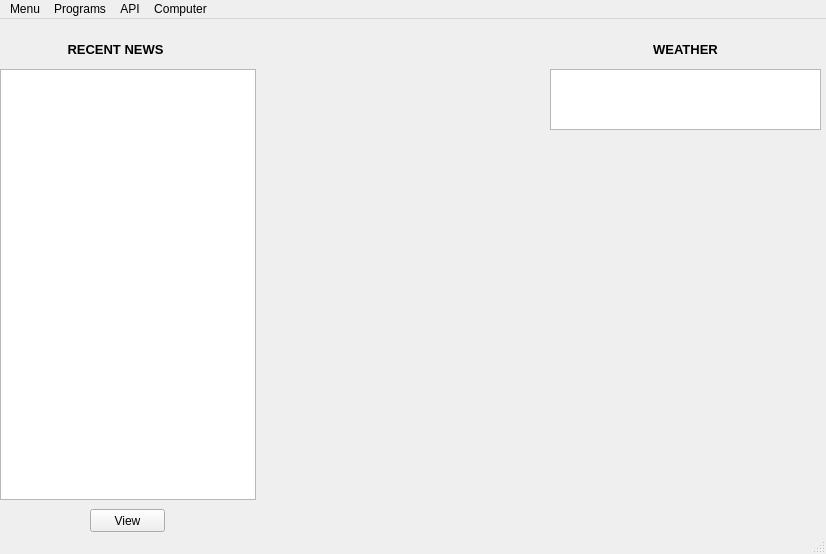
<?xml version="1.0" encoding="UTF-8"?>
<ui version="4.0">
 <class>MainWindow</class>
 <widget class="QMainWindow" name="MainWindow">
  <property name="geometry">
   <rect>
    <x>0</x>
    <y>0</y>
    <width>826</width>
    <height>554</height>
   </rect>
  </property>
  <property name="windowTitle">
   <string>MainWindow</string>
  </property>
  <widget class="QWidget" name="centralwidget">
   <widget class="QListView" name="news_list_view">
    <property name="geometry">
     <rect>
      <x>0</x>
      <y>50</y>
      <width>256</width>
      <height>431</height>
     </rect>
    </property>
   </widget>
   <widget class="QTextBrowser" name="weather_text_browser">
    <property name="geometry">
     <rect>
      <x>550</x>
      <y>50</y>
      <width>271</width>
      <height>61</height>
     </rect>
    </property>
   </widget>
   <widget class="QLabel" name="news_label">
    <property name="geometry">
     <rect>
      <x>60</x>
      <y>20</y>
      <width>111</width>
      <height>21</height>
     </rect>
    </property>
    <property name="font">
     <font>
      <pointsize>10</pointsize>
      <weight>75</weight>
      <bold>true</bold>
     </font>
    </property>
    <property name="text">
     <string>RECENT NEWS</string>
    </property>
    <property name="alignment">
     <set>Qt::AlignCenter</set>
    </property>
   </widget>
   <widget class="QLabel" name="weather_label">
    <property name="geometry">
     <rect>
      <x>630</x>
      <y>20</y>
      <width>111</width>
      <height>21</height>
     </rect>
    </property>
    <property name="font">
     <font>
      <pointsize>10</pointsize>
      <weight>75</weight>
      <bold>true</bold>
     </font>
    </property>
    <property name="text">
     <string>WEATHER</string>
    </property>
    <property name="alignment">
     <set>Qt::AlignCenter</set>
    </property>
   </widget>
   <widget class="QPushButton" name="view_news_button">
    <property name="geometry">
     <rect>
      <x>90</x>
      <y>490</y>
      <width>75</width>
      <height>23</height>
     </rect>
    </property>
    <property name="text">
     <string>View</string>
    </property>
   </widget>
  </widget>
  <widget class="QMenuBar" name="menubar">
   <property name="geometry">
    <rect>
     <x>0</x>
     <y>0</y>
     <width>826</width>
     <height>21</height>
    </rect>
   </property>
   <widget class="QMenu" name="menuMenu">
    <property name="title">
     <string>Menu</string>
    </property>
    <addaction name="actionExit"/>
   </widget>
   <widget class="QMenu" name="menuPrograms">
    <property name="title">
     <string>Programs</string>
    </property>
    <addaction name="actionNews_Scraper"/>
    <addaction name="actionProperty_Data"/>
    <addaction name="actionPolscraper"/>
   </widget>
   <widget class="QMenu" name="menuAPI">
    <property name="title">
     <string>API</string>
    </property>
    <addaction name="actionDarkSky_Weather"/>
    <addaction name="actionLocal_Information"/>
   </widget>
   <widget class="QMenu" name="menuComputer">
    <property name="title">
     <string>Computer</string>
    </property>
    <addaction name="actionLock"/>
   </widget>
   <addaction name="menuMenu"/>
   <addaction name="menuPrograms"/>
   <addaction name="menuAPI"/>
   <addaction name="menuComputer"/>
  </widget>
  <widget class="QStatusBar" name="statusbar"/>
  <action name="actionExit">
   <property name="text">
    <string>Exit</string>
   </property>
  </action>
  <action name="actionNews_Scraper">
   <property name="text">
    <string>News Scraper</string>
   </property>
  </action>
  <action name="actionProperty_Data">
   <property name="text">
    <string>Property Data</string>
   </property>
  </action>
  <action name="actionPolscraper">
   <property name="text">
    <string>Polscraper</string>
   </property>
  </action>
  <action name="actionDarkSky_Weather">
   <property name="text">
    <string>DarkSky Weather</string>
   </property>
  </action>
  <action name="actionLocal_Information">
   <property name="text">
    <string>Local Information</string>
   </property>
  </action>
  <action name="actionLock">
   <property name="text">
    <string>Lock</string>
   </property>
  </action>
 </widget>
 <resources/>
 <connections/>
</ui>
